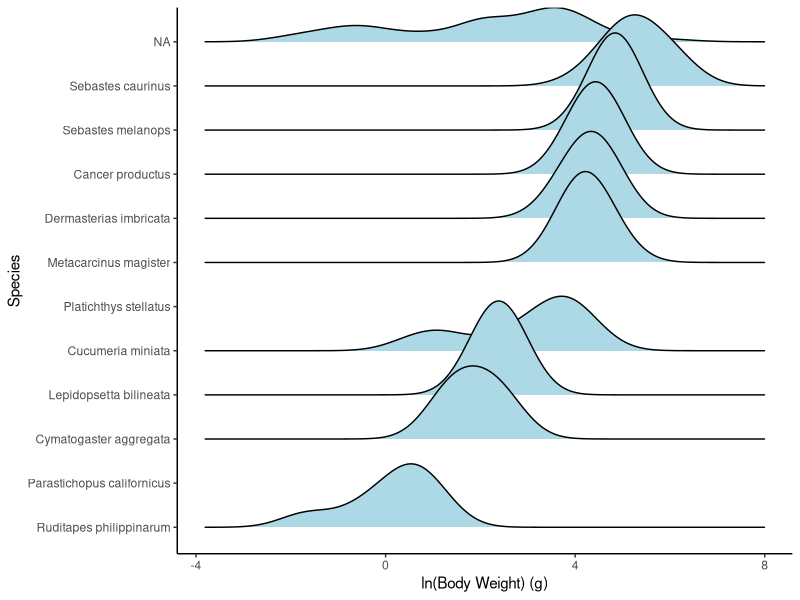

Reproduce this figure in R.
##### Setup #####

## Load packages
library(plyr)
library(ggplot2)
library(dplyr)
library(ggridges)

#### Field Data ####

## Load field data

field_data <- read.csv("NCAG_field_data.csv", header = TRUE)

## Clean up data and merge

## Clean up field data

names(field_data)
summary(field_data$site)
summary(field_data$animal.type)
summary(field_data$species)
summary(field_data$sex)

field_data$sex <- mapvalues(field_data$sex, 
                            from = c('f',
                                     'F',
                                     'm',
                                     'M'),
                            to = c('Female',
                                   'Female',
                                   'Male',
                                   'Male'))

summary(field_data)

#### Lab Data ####

## Import data

lab_data <- read.csv('NCAG_lab_data.csv', header = TRUE)

## Check

names(lab_data)

summary(lab_data)

#### Combine ####

animal_info <- left_join(lab_data,
                         field_data,
                         by = c('ID', 'site'))

animal_info$ID <- as.factor(animal_info$ID)

summary(animal_info)

summary(animal_info$sample.type)

animal_info$sample.type <- 
  mapvalues(animal_info$sample.type,
            from = c('Flatfish Guts',
                     'Rockfish Guts',
                     'Surfperch Guts'),
            to = c('Flatfish',
                   'Rockfish',
                   'Surfperch'))

ggplot(animal_info) +  # plot body size distribution by species
  geom_density_ridges(aes(x = log(total.body.wet.weight),
                          y = reorder(species, total.body.wet.weight, mean)),
                      fill = 'lightblue') +
  labs(x = 'ln(Body Weight) (g)',
       y = 'Species') +
  theme_classic()

